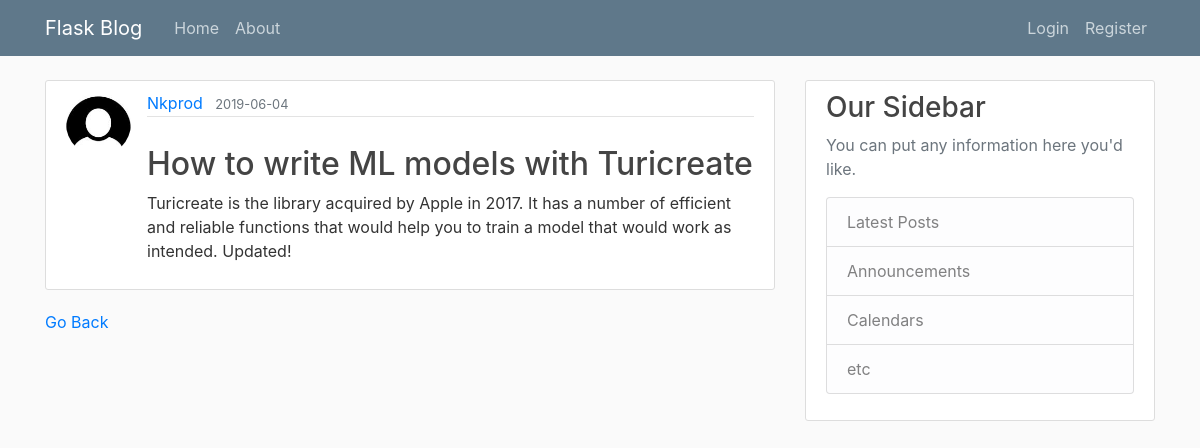
/post/1, run on the app's committed database.
### application/models.py (models this page shows, shortened)
class User(db.Model, UserMixin):
    id = db.Column(db.Integer, primary_key=True)
    username = db.Column(db.String(20), unique=True, nullable=False)
    email = db.Column(db.String(120), unique=True, nullable=False)
    image_file = db.Column(db.String(20), nullable=False, default='default.jpg')
    password = db.Column(db.String(60), nullable=False)
    posts = db.relationship('Post', backref='author', lazy=True)

class Post(db.Model):
    id = db.Column(db.Integer, primary_key=True)
    title = db.Column(db.String(100), nullable=False)
    date_posted = db.Column(db.DateTime, default=datetime.utcnow)
    content = db.Column(db.Text, nullable=False)
    user_id = db.Column(db.Integer, db.ForeignKey('user.id'), nullable=False)

### application/routes.py (the view)
@app.route("/post/<int:post_id>")
def post(post_id):
    post = Post.query.get_or_404(post_id)
    return render_template('post.html', title=post.title, post=post)

### application/templates/post.html (shortened to what this page needs)
{% extends "layout.html" %}
{% block body%}
    <article class="media content-section">
        <img class="rounded-circle article-img" src="{{ url_for('static', filename='pictures/' + post.author.image_file) }}">
        <div class="media-body">
            <div class="article-metadata">
                <a class="mr-2" href="#">{{ post.author.username }}</a>
                <small class="text-muted">{{ post.date_posted.strftime('%Y-%m-%d') }}</small>
            </div>
            <br />
            <h2 class="article-title">{{ title }}</h2>
            <p class="article-content">{{ post.content }}</p>
        </div>
    </article>
<a href="{{ url_for('about') }}">Go Back</a>
{% endblock %}

### application/static/main.css (style rules this page uses)
body { background: #fafafa; color: #333333; margin-top: 5rem; }
h1, h2, h3, h4, h5, h6 { color: #444444; }
.content-section { background: #ffffff; padding: 10px 20px; border: 1px solid #dddddd; border-radius: 3px; margin-bottom: 20px; }
.article-title { color: #444444; }
.article-content { white-space: pre-line; }
.article-img { height: 65px; width: 65px; margin-right: 16px; }
.article-metadata { padding-bottom: 1px; margin-bottom: 4px; border-bottom: 1px solid #e3e3e3 }

### data on the page
User: image_file (picture), author.username "Nkprod"
Post: date_posted "2019-06-04", title "How to write ML models with Turicreate", content "Turicreate is the library acquired by Apple in 2017. It has a number of efficient and reliable functions that would help you to train a model that would work as intended. Updated!"
